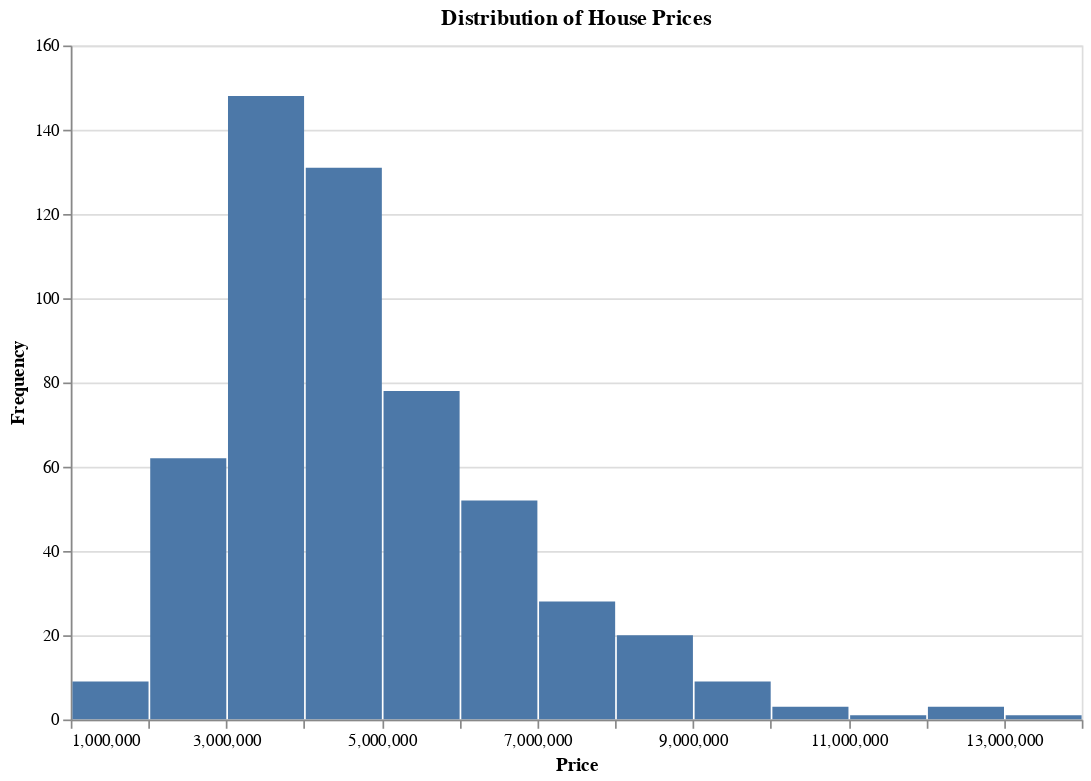

This figure's notebook cell:
### Code cell
# Calculate the bin width for the price column using Freedman-Diaconis rule
def freedman_diaconis_bin_width(data):
    q25, q75 = np.percentile(data, [25, 75])
    iqr = q75 - q25
    bin_width = 2 * iqr / np.cbrt(len(data))
    return bin_width

bin_width = freedman_diaconis_bin_width(House_price_df['price'])
num_bins = int((House_price_df['price'].max() - House_price_df['price'].min()) / bin_width)

# Create an interactive histogram using Altair
hist = alt.Chart(House_price_df).mark_bar().encode(
    alt.X('price:Q', bin=alt.Bin(maxbins=num_bins), title='Price'),
    alt.Y('count()', title='Frequency'),
    tooltip=['count()']
).properties(
    title='Distribution of House Prices',
    width=600,
    height=400
).interactive()

# Display the histogram
hist.show()

### Figure 1 — Vega-Lite specification as saved in the notebook (floating-point values rounded to 4 significant figures; data arrays with more than 128 entries replaced by an {"elided": "..."} marker saying what was removed)
{"config": {"view": {"continuousWidth": 300, "continuousHeight": 300}}, "data": {"name": "data-69e90d315e531c312023c5917360cd32"}, "mark": {"type": "bar"}, "encoding": {"tooltip": [{"aggregate": "count", "type": "quantitative"}], "x": {"bin": {"maxbins": 20}, "field": "price", "title": "Price", "type": "quantitative"}, "y": {"aggregate": "count", "title": "Frequency", "type": "quantitative"}}, "height": 400, "params": [{"name": "param_1", "select": {"type": "interval", "encodings": ["x", "y"]}, "bind": "scales"}], "title": "Distribution of House Prices", "width": 600, "$schema": "https://vega.github.io/schema/vega-lite/v5.17.0.json", "datasets": {"data-69e90d315e531c312023c5917360cd32": {"elided": "545 records"}}}
